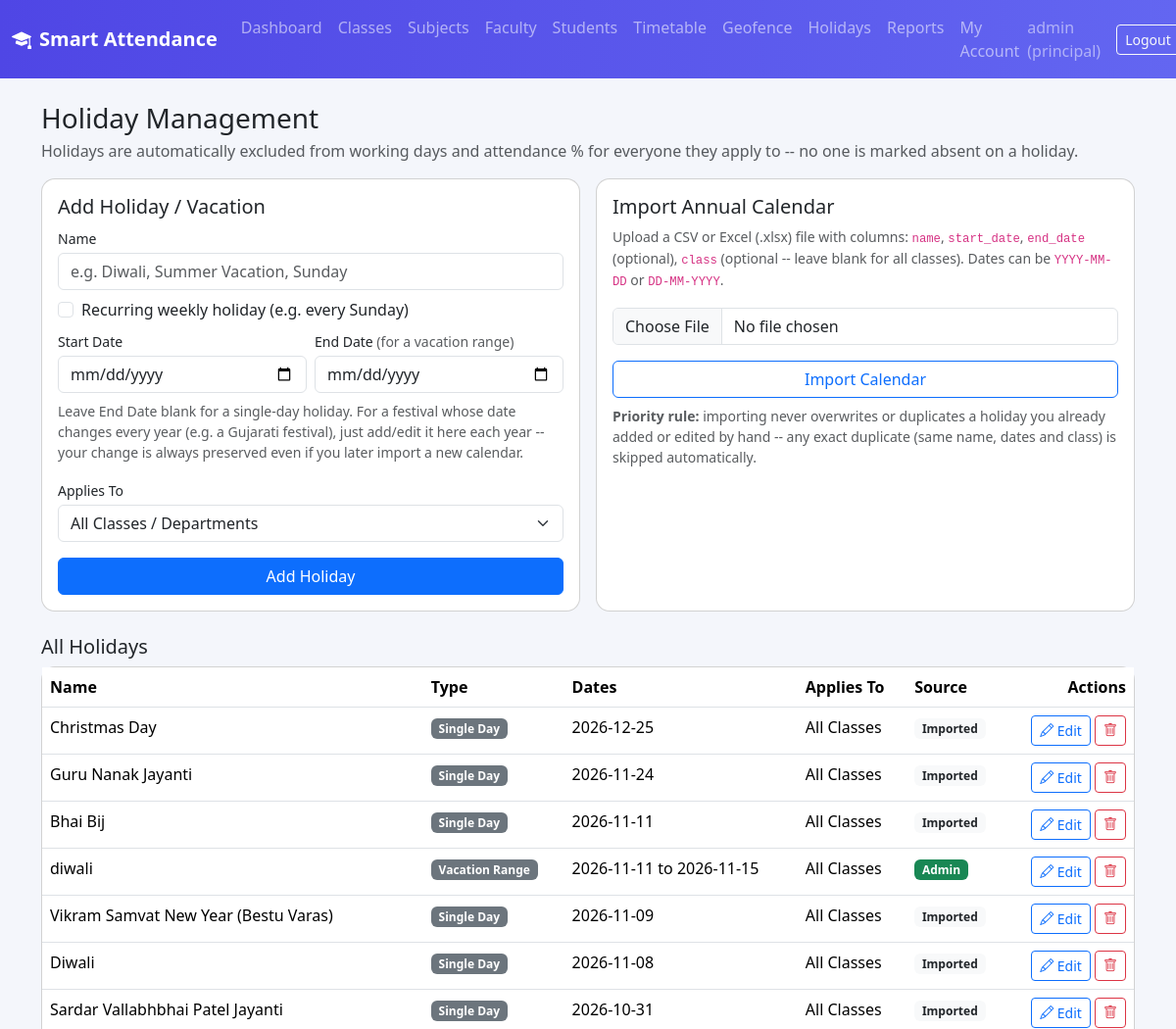
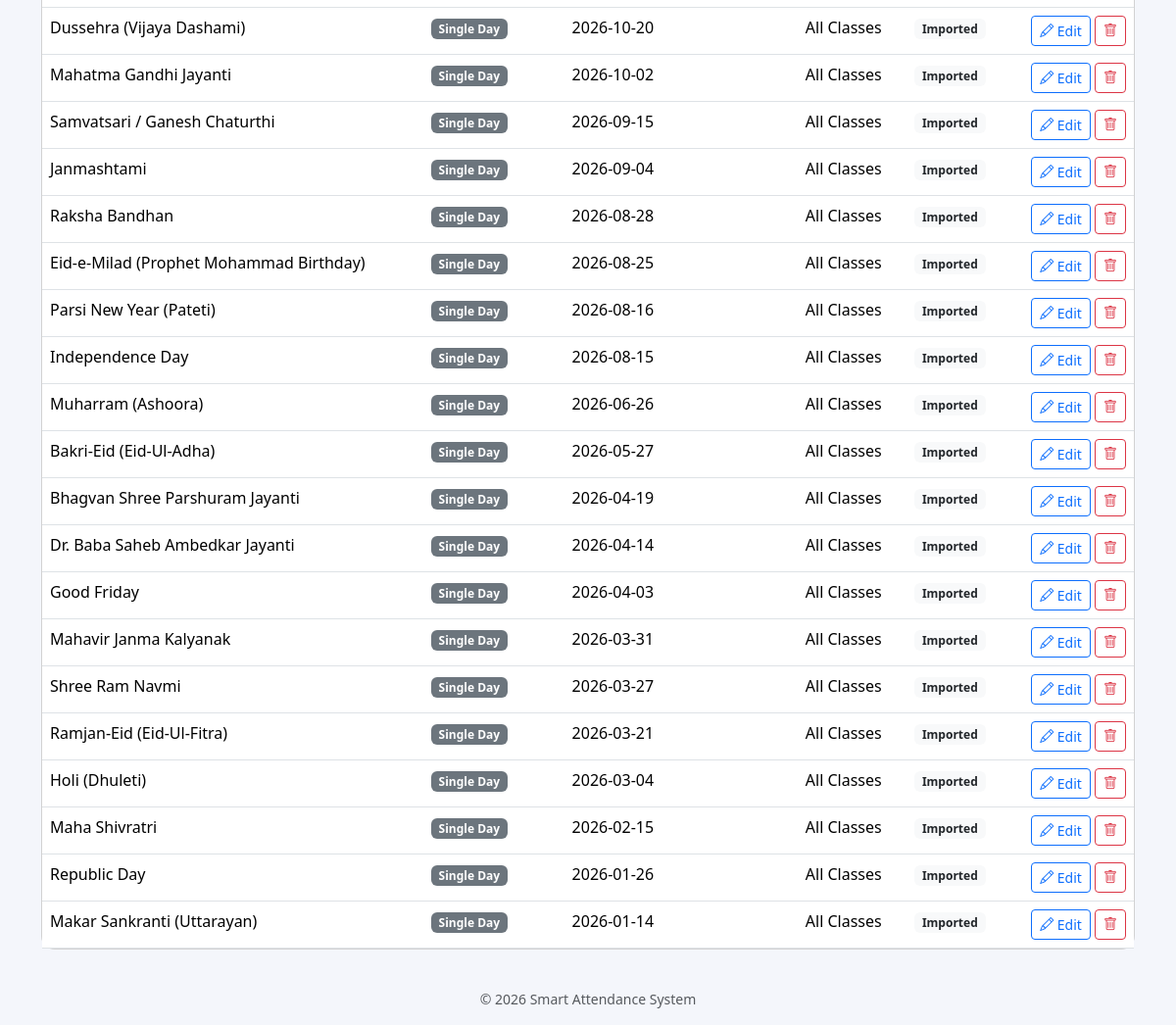
Screenshot of /principal/holidays (signed in) with the database file from the repository (2 pictures, top to bottom).
### models.py (models this page shows)
class User(db.Model, UserMixin):
    __tablename__ = "users"
    id = db.Column(db.Integer, primary_key=True)
    username = db.Column(db.String(80), unique=True, nullable=False)
    email = db.Column(db.String(120), unique=True, nullable=False)
    password_hash = db.Column(db.String(200), nullable=False)
    role = db.Column(db.String(20), nullable=False)  # principal / faculty / student
    created_at = db.Column(db.DateTime, default=datetime.utcnow)
    faculty_profile = db.relationship("Faculty", backref="user", uselist=False)
    student_profile = db.relationship("Student", backref="user", uselist=False)

class Holiday(db.Model):
    __tablename__ = "holidays"
    id = db.Column(db.Integer, primary_key=True)
    name = db.Column(db.String(150), nullable=False)
    start_date = db.Column(db.Date, nullable=True)
    end_date = db.Column(db.Date, nullable=True)
    recurring_weekday = db.Column(db.Integer, nullable=True)  # 0=Monday ... 6=Sunday
    class_id = db.Column(db.Integer, db.ForeignKey("classes.id"), nullable=True)
    is_custom = db.Column(db.Boolean, default=True)
    source = db.Column(db.String(20), default="manual")  # 'manual' or 'import'
    created_at = db.Column(db.DateTime, default=datetime.utcnow)
    class_ = db.relationship("ClassModel", backref="holidays")

### routes/principal.py (the view, shortened to what this page needs)
@principal_bp.route("/holidays", methods=["GET", "POST"])
@login_required
@role_required("principal")
def holidays():
    all_holidays = Holiday.query.order_by(Holiday.start_date.desc().nullslast(), Holiday.name).all()
    return render_template(
        "principal/holidays.html",
        holidays=all_holidays,
        classes=ClassModel.query.order_by(ClassModel.name).all(),
        weekday_names=WEEKDAY_NAMES,
    )

### app.py (called while the page is built)
@login_manager.user_loader
def load_user(user_id):
    return User.query.get(int(user_id))

### templates/principal/holidays.html (shortened to what this page needs)
{% extends "base.html" %}
{% block content %}
<h3 class="mb-1">Holiday Management</h3>
<p class="text-muted">Holidays are automatically excluded from working days and attendance % for everyone they apply to -- no one is marked absent on a holiday.</p>
<div class="row g-3">
  <div class="col-lg-6">
    <div class="card p-3 h-100">
      <h5>Add Holiday / Vacation</h5>
      <form method="POST" action="{{ url_for('principal.holidays') }}">
        <div class="mb-2">
          <label class="form-label small mb-1">Name</label>
          <input class="form-control" name="name" placeholder="e.g. Diwali, Summer Vacation, Sunday" required>
        </div>
        <div class="form-check mb-2">
          <input class="form-check-input" type="checkbox" name="is_recurring" id="isRecurring" onchange="toggleRecurring()">
          <label class="form-check-label" for="isRecurring">Recurring weekly holiday (e.g. every Sunday)</label>
        </div>
        <div id="dateFields" class="row g-2 mb-2">
          <div class="col-6">
            <label class="form-label small mb-1">Start Date</label>
            <input type="date" class="form-control" name="start_date">
          </div>
          <div class="col-6">
            <label class="form-label small mb-1">End Date <span class="text-muted">(for a vacation range)</span></label>
            <input type="date" class="form-control" name="end_date">
          </div>
        </div>
        <p class="text-muted small">Leave End Date blank for a single-day holiday. For a festival whose date changes every year (e.g. a Gujarati festival), just add/edit it here each year -- your change is always preserved even if you later import a new calendar.</p>
        <div class="mb-3">
          <label class="form-label small mb-1">Applies To</label>
          <select class="form-select" name="class_id">
            <option value="">All Classes / Departments</option>
          </select>
        </div>
        <button class="btn btn-primary w-100">Add Holiday</button>
      </form>
    </div>
  </div>
  <div class="col-lg-6">
    <div class="card p-3 h-100">
      <h5>Import Annual Calendar</h5>
      <p class="text-muted small">Upload a CSV or Excel (.xlsx) file with columns: <code>name</code>, <code>start_date</code>, <code>end_date</code> (optional), <code>class</code> (optional -- leave blank for all classes). Dates can be <code>YYYY-MM-DD</code> or <code>DD-MM-YYYY</code>.</p>
      <form method="POST" action="{{ url_for('principal.import_holidays') }}" enctype="multipart/form-data">
        <div class="mb-3">
          <input type="file" class="form-control" name="calendar_file" accept=".csv,.xlsx" required>
        </div>
        <button class="btn btn-outline-primary w-100">Import Calendar</button>
      </form>
      <p class="text-muted small mt-2 mb-0">
        <strong>Priority rule:</strong> importing never overwrites or duplicates a holiday you already added or edited by hand -- any exact duplicate (same name, dates and class) is skipped automatically.
      </p>
    </div>
  </div>
</div>
<h5 class="mt-4 mb-2">All Holidays</h5>
<div class="card">
  <table class="table mb-0">
    <thead><tr><th>Name</th><th>Type</th><th>Dates</th><th>Applies To</th><th>Source</th><th class="text-end">Actions</th></tr></thead>
    <tbody>
      {% for h in holidays %}
      <tr>
        <td>{{ h.name }}</td>
        <td>
          {% if h.recurring_weekday is not none %}
            <span class="badge bg-info text-dark">Weekly: {{ weekday_names[h.recurring_weekday] }}</span>
          {% elif h.start_date == h.end_date %}
            <span class="badge bg-secondary">Single Day</span>
          {% else %}
            <span class="badge bg-secondary">Vacation Range</span>
          {% endif %}
        </td>
        <td>
          {% if h.recurring_weekday is not none %}Every {{ weekday_names[h.recurring_weekday] }}
          {% else %}{{ h.start_date }}{% if h.end_date and h.end_date != h.start_date %} to {{ h.end_date }}{% endif %}{% endif %}
        </td>
        <td>{{ h.class_.name if h.class_ else "All Classes" }}</td>
        <td>{% if h.is_custom %}<span class="badge bg-success">Admin</span>{% else %}<span class="badge bg-light text-dark">Imported</span>{% endif %}</td>
        <td class="text-end">
          <button class="btn btn-sm btn-outline-primary" data-bs-toggle="modal" data-bs-target="#editHoliday{{ h.id }}">
            <i class="bi bi-pencil"></i> Edit
          </button>
          <form method="POST" action="{{ url_for('principal.delete_holiday', holiday_id=h.id) }}" class="d-inline" onsubmit="return confirm('Delete this holiday?')">
            <button class="btn btn-sm btn-outline-danger"><i class="bi bi-trash"></i></button>
          </form>
        </td>
      </tr>
      {% else %}
      <tr><td colspan="6" class="text-center text-muted py-4">No holidays configured yet.</td></tr>
      {% endfor %}
    </tbody>
  </table>
</div>
{% endblock %}

### templates/base.html (shortened to what this page needs)
<!DOCTYPE html>
<html lang="en">
<head>
<link href="https://cdn.jsdelivr.net/npm/bootstrap@5.3.3/dist/css/bootstrap.min.css" rel="stylesheet">
<link href="https://cdn.jsdelivr.net/npm/bootstrap-icons@1.11.3/font/bootstrap-icons.css" rel="stylesheet">
<link rel="stylesheet" href="{{ url_for('static', filename='css/style.css') }}">
</head>
<body>
{% if current_user.is_authenticated %}
<nav class="navbar navbar-expand-lg navbar-dark app-navbar">
  <div class="container-fluid">
    <a class="navbar-brand fw-bold" href="/"><i class="bi bi-mortarboard-fill me-2"></i>Smart Attendance</a>
    <div class="collapse navbar-collapse" id="nav">
      <ul class="navbar-nav me-auto">
        {% if current_user.role == 'principal' %}
        <li class="nav-item"><a class="nav-link" href="{{ url_for('principal.dashboard') }}">Dashboard</a></li>
        <li class="nav-item"><a class="nav-link" href="{{ url_for('principal.classes') }}">Classes</a></li>
        <li class="nav-item"><a class="nav-link" href="{{ url_for('principal.subjects') }}">Subjects</a></li>
        <li class="nav-item"><a class="nav-link" href="{{ url_for('principal.faculty') }}">Faculty</a></li>
        <li class="nav-item"><a class="nav-link" href="{{ url_for('principal.students') }}">Students</a></li>
        <li class="nav-item"><a class="nav-link" href="{{ url_for('principal.timetable') }}">Timetable</a></li>
        <li class="nav-item"><a class="nav-link" href="{{ url_for('principal.locations') }}">Geofence</a></li>
        <li class="nav-item"><a class="nav-link" href="{{ url_for('principal.holidays') }}">Holidays</a></li>
        <li class="nav-item"><a class="nav-link" href="{{ url_for('principal.attendance_report') }}">Reports</a></li>
        <li class="nav-item"><a class="nav-link" href="{{ url_for('principal.settings') }}">My Account</a></li>
        {% elif current_user.role == 'faculty' %}
        <li class="nav-item"><a class="nav-link" href="{{ url_for('faculty.dashboard') }}">Dashboard</a></li>
        <li class="nav-item"><a class="nav-link" href="{{ url_for('faculty.settings') }}">My Account</a></li>
        {% endif %}
      </ul>
      <span class="navbar-text text-white-50 me-3">{{ current_user.username }} ({{ current_user.role }})</span>
      <a class="btn btn-outline-light btn-sm" href="{{ url_for('auth.logout') }}">Logout</a>
    </div>
  </div>
</nav>
{% endif %}
<div class="container py-4">
  {% block content %}{% endblock %}
</div>
<footer class="text-center text-muted small py-3">&copy; {{ current_year }} Smart Attendance System</footer>
</body>
</html>

### static/css/style.css (style rules this page uses)
body { background: #f4f6fb; font-family: 'Segoe UI', system-ui, sans-serif; }
.app-navbar { background: linear-gradient(90deg, #4f46e5, #6366f1); }
.card { border-radius: 14px; }
table thead { background: #eef0fb; }

### rows the page displays
User: username "admin", role "principal"
Holiday: name "Christmas Day", end_date "Single Day", start_date "2026-12-25", class_ "All Classes", is_custom "Imported"
Holiday: name "Guru Nanak Jayanti", end_date "Single Day", start_date "2026-11-24", class_ "All Classes", is_custom "Imported"
Holiday: name "Bhai Bij", end_date "Single Day", start_date "2026-11-11", class_ "All Classes", is_custom "Imported"
Holiday: name "diwali", shows "Vacation Range", start_date "2026-11-11", end_date "2026-11-15", class_ "All Classes", is_custom "Admin"
Holiday: name "Vikram Samvat New Year (Bestu Varas)", end_date "Single Day", start_date "2026-11-09", class_ "All Classes", is_custom "Imported"
Holiday: name "Diwali", end_date "Single Day", start_date "2026-11-08", class_ "All Classes", is_custom "Imported"
Holiday: name "Sardar Vallabhbhai Patel Jayanti", end_date "Single Day", start_date "2026-10-31", class_ "All Classes", is_custom "Imported"
Holiday: name "Dussehra (Vijaya Dashami)", end_date "Single Day", start_date "2026-10-20", class_ "All Classes", is_custom "Imported"
Holiday: name "Mahatma Gandhi Jayanti", end_date "Single Day", start_date "2026-10-02", class_ "All Classes", is_custom "Imported"
Holiday: name "Samvatsari / Ganesh Chaturthi", end_date "Single Day", start_date "2026-09-15", class_ "All Classes", is_custom "Imported"
Holiday: name "Janmashtami", end_date "Single Day", start_date "2026-09-04", class_ "All Classes", is_custom "Imported"
Holiday: name "Raksha Bandhan", end_date "Single Day", start_date "2026-08-28", class_ "All Classes", is_custom "Imported"
Holiday: name "Eid-e-Milad (Prophet Mohammad Birthday)", end_date "Single Day", start_date "2026-08-25", class_ "All Classes", is_custom "Imported"
Holiday: name "Parsi New Year (Pateti)", end_date "Single Day", start_date "2026-08-16", class_ "All Classes", is_custom "Imported"
Holiday: name "Independence Day", end_date "Single Day", start_date "2026-08-15", class_ "All Classes", is_custom "Imported"
Holiday: name "Muharram (Ashoora)", end_date "Single Day", start_date "2026-06-26", class_ "All Classes", is_custom "Imported"
Holiday: name "Bakri-Eid (Eid-Ul-Adha)", end_date "Single Day", start_date "2026-05-27", class_ "All Classes", is_custom "Imported"
Holiday: name "Bhagvan Shree Parshuram Jayanti", end_date "Single Day", start_date "2026-04-19", class_ "All Classes", is_custom "Imported"
Holiday: name "Dr. Baba Saheb Ambedkar Jayanti", end_date "Single Day", start_date "2026-04-14", class_ "All Classes", is_custom "Imported"
Holiday: name "Good Friday", end_date "Single Day", start_date "2026-04-03", class_ "All Classes", is_custom "Imported"
Holiday: name "Mahavir Janma Kalyanak", end_date "Single Day", start_date "2026-03-31", class_ "All Classes", is_custom "Imported"
Holiday: name "Shree Ram Navmi", end_date "Single Day", start_date "2026-03-27", class_ "All Classes", is_custom "Imported"
Holiday: name "Ramjan-Eid (Eid-Ul-Fitra)", end_date "Single Day", start_date "2026-03-21", class_ "All Classes", is_custom "Imported"
Holiday: name "Holi (Dhuleti)", end_date "Single Day", start_date "2026-03-04", class_ "All Classes", is_custom "Imported"
Holiday: name "Maha Shivratri", end_date "Single Day", start_date "2026-02-15", class_ "All Classes", is_custom "Imported"
Holiday: name "Republic Day", end_date "Single Day", start_date "2026-01-26", class_ "All Classes", is_custom "Imported"
Holiday: name "Makar Sankranti (Uttarayan)", end_date "Single Day", start_date "2026-01-14", class_ "All Classes", is_custom "Imported"
